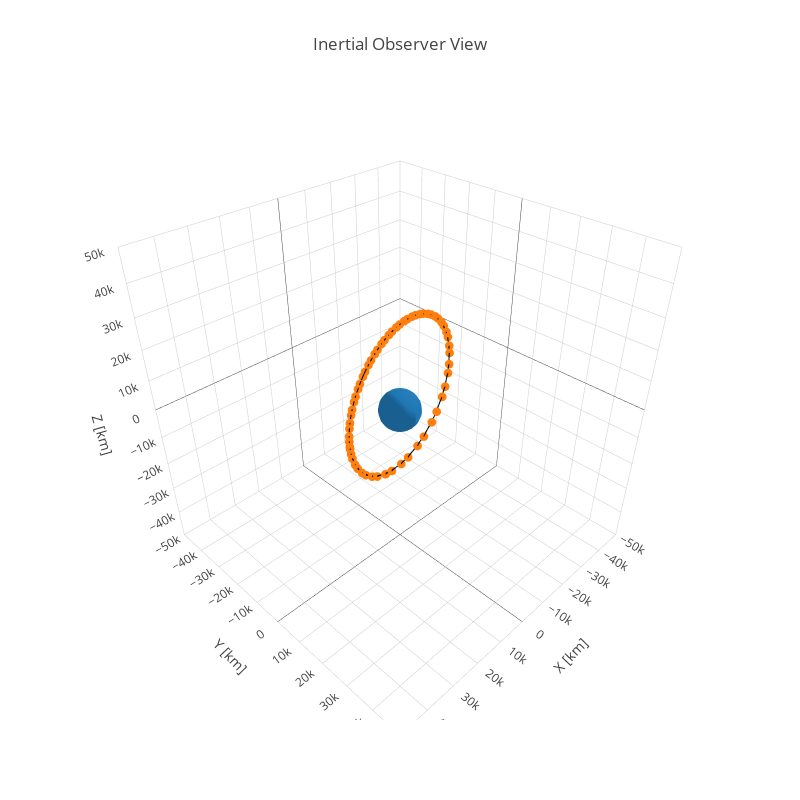

Notebook cell for this chart:
### Code cell
# from plotly.graph_objs import Mesh3d
# from numpy import sin, cos, pi

layout = go.Layout(
    title='Inertial Observer View',
    width=800,
    height=800,
    scene=dict(
    aspectmode="cube",
    xaxis=dict(
        range=[-50000, 50000],
        dtick=10000,
        title='X [km]'
    ),
    yaxis=dict(
        range=[-50000, 50000],
        dtick=10000,
        title='Y [km]',
    ),
    zaxis=dict(
        range=[-50000, 50000],
        dtick=10000,
        title='Z [km]'
    ),)
)

data = [
    ellipsoidPlot(reearth),

    go.Scatter3d(x=O_r_S__eci[:,0],y=O_r_S__eci[:,1],z=O_r_S__eci[:,2],
                 name = 'orbit?',
                 marker=dict(
                     size=3,
                     color=z,
                     colorscale='Viridis'),
#                  line = dict(color = ('red'), 
#                              width = .1)
                )]


fig = go.Figure(data=data, layout=layout)
iplot(fig)

### Figure 1 — Plotly figure (JSON) as saved in the notebook; plotly's stock layout.template omitted (floating-point values rounded to 4 significant figures; data arrays with more than 128 entries replaced by an {"elided": "..."} marker saying what was removed)
{"data": [{"alphahull": 0, "type": "mesh3d", "uid": "0dee00a0-b49c-11e8-aefc-8c8590c58dc6", "x": {"elided": "400 float values"}, "y": {"elided": "400 float values"}, "z": {"elided": "400 float values"}}, {"marker": {"color": 3855.0, "colorscale": "Viridis", "size": 3}, "name": "orbit?", "type": "scatter3d", "uid": "0dee0262-b49c-11e8-aefc-8c8590c58dc6", "x": [5211.0, 8393.0, 11130.0, 13120.0, 14040.0, 13520.0, 11390.0, 7773.0, 3172.0, -1795.0, -6616.0, -10970.0, -14690.0, -17720.0, -20060.0, -21730.0, -22760.0, -23190.0, -23060.0, -22420.0, -21290.0, -19710.0, -17730.0, -15370.0, -12690.0, -9710.0, -6500.0, -3118.0, 354.8, 3812.0, 7113.0, 10060.0, 12410.0, 13810.0, 13930.0, 12470.0, 9427.0, 5162.0, 274.2, -4658.0, -9232.0, -13230.0, -16550.0, -19170.0, -21120.0, -22410.0, -23080.0, -23180.0, -22750.0, -21810.0, -20420.0, -18600.0, -16390.0, -13840.0, -10980.0, -7857.0, -4538.0, -1092.0, 2387.0, 5773.0], "y": [-17160.0, -12380.0, -6954.0, -1088.0, 4850.0, 10270.0, 14450.0, 16750.0, 16940.0, 15250.0, 12170.0, 8186.0, 3720.0, -928.2, -5545.0, -9980.0, -14120.0, -17900.0, -21240.0, -24110.0, -26460.0, -28250.0, -29460.0, -30050.0, -29990.0, -29250.0, -27800.0, -25610.0, -22650.0, -18930.0, -14450.0, -9274.0, -3558.0, 2409.0, 8130.0, 12920.0, 16050.0, 17110.0, 16150.0, 13580.0, 9918.0, 5611.0, 1008.0, -3643.0, -8169.0, -12450.0, -16380.0, -19910.0, -22980.0, -25550.0, -27580.0, -29030.0, -29880.0, -30100.0, -29640.0, -28490.0, -26610.0, -23970.0, -20570.0, -16400.0], "z": [-20230.0, -20420.0, -19530.0, -17370.0, -13790.0, -8817.0, -2802.0, 3573.0, 9509.0, 14410.0, 18010.0, 20310.0, 21440.0, 21550.0, 20810.0, 19370.0, 17360.0, 14900.0, 12070.0, 8975.0, 5684.0, 2274.0, -1183.0, -4615.0, -7948.0, -11100.0, -13980.0, -16490.0, -18500.0, -19880.0, -20460.0, -20040.0, -18430.0, -15450.0, -11040.0, -5388.0, 935.6, 7144.0, 12530.0, 16680.0, 19510.0, 21100.0, 21610.0, 21210.0, 20040.0, 18260.0, 15970.0, 13280.0, 10290.0, 7069.0, 3700.0, 253.2, -3198.0, -6581.0, -9818.0, -12820.0, -15500.0, -17730.0, -19390.0, -20330.0]}], "layout": {"height": 800, "scene": {"aspectmode": "cube", "xaxis": {"dtick": 10000, "range": [-50000, 50000], "title": "X [km]"}, "yaxis": {"dtick": 10000, "range": [-50000, 50000], "title": "Y [km]"}, "zaxis": {"dtick": 10000, "range": [-50000, 50000], "title": "Z [km]"}}, "title": "Inertial Observer View", "width": 800}}
